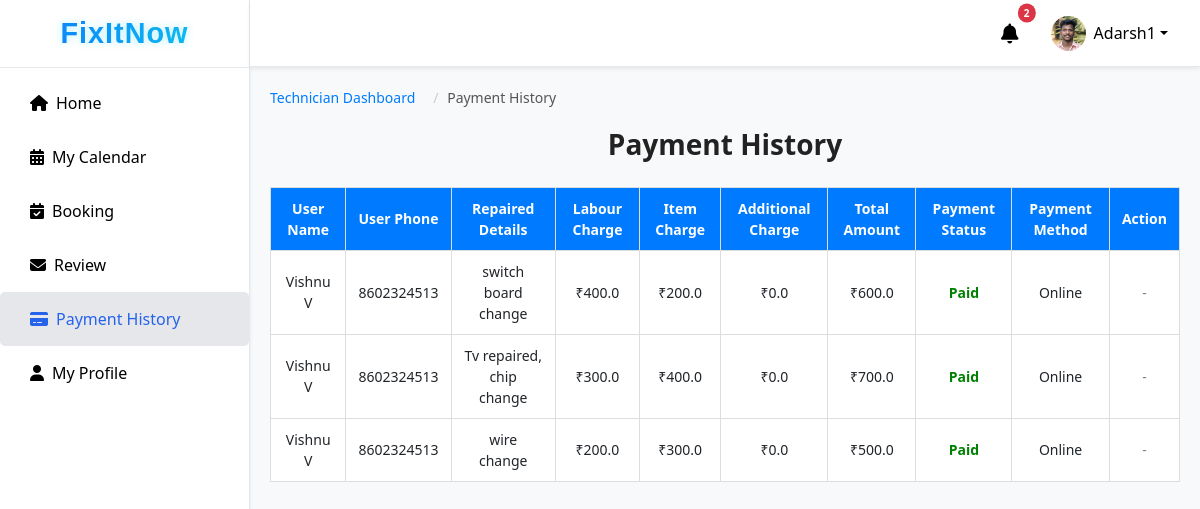
Page /technician/payment-history/ (signed in) on the committed database.
### fixapp/models.py (models this page shows, shortened)
class TechnicianRequest(models.Model):
    full_name = models.CharField(max_length=100)
    username = models.CharField(max_length=50, unique=True, null=True, blank=True)
    email = models.EmailField()
    phone = models.CharField(max_length=15)
    city = models.CharField(max_length=50)
    category = models.CharField(max_length=50)
    experience = models.PositiveIntegerField()
    profile_image = models.ImageField(upload_to="technician_profiles/", null=True, blank=True)
    document = models.FileField(upload_to="technician_docs/")
    id_proof = models.FileField(upload_to="id_proofs/", null=True, blank=True)
    password = models.CharField(max_length=128, null=True, blank=True)
    status = models.CharField(max_length=20, default="Pending")
    applied_on = models.DateTimeField(auto_now_add=True)
    latitude = models.FloatField(null=True, blank=True)
    longitude = models.FloatField(null=True, blank=True)

class Payment(models.Model):
    booking = models.OneToOneField(Booking, on_delete=models.CASCADE)
    repair_description = models.TextField(blank=True, null=True)
    labour_charge = models.FloatField(default=0)
    item_charge = models.FloatField(default=0)
    additional_charge = models.FloatField(default=0)
    total_amount = models.FloatField(default=0)
    payment_status = models.CharField(max_length=20, choices=[('Pending','Pending'),('Paid','Paid')], default='Pending')
    payment_date = models.DateTimeField(auto_now_add=True)
    payment_method = models.CharField(max_length=20, blank=True, null=True)

class Booking(models.Model):
    user = models.ForeignKey(UserRegistration, on_delete=models.CASCADE)
    technician = models.ForeignKey(TechnicianRequest, on_delete=models.CASCADE)
    date = models.DateField()
    time_slot = models.CharField(max_length=50)
    status = models.CharField(max_length=20, choices=[
        ('Booked','Booked'),
        ('Cancelled','Cancelled'),
        ('Accepted','Accepted'),
        ('Rejected','Rejected'),
        ('Completed','Completed')
    ], default='Booked')
    repair_details = models.TextField(blank=True, null=True)
    created_on = models.DateTimeField(auto_now_add=True)

class UserRegistration(models.Model):
    full_name = models.CharField(max_length=100)
    username = models.CharField(max_length=150, unique=True)
    email = models.EmailField(unique=True)
    password = models.CharField(max_length=128)  # plain password
    phone = models.CharField(max_length=15, null=True, blank=True)
    profile_image = models.ImageField(upload_to="user_profiles/", null=True, blank=True)
    city = models.CharField(max_length=100, blank=True, null=True)
    address = models.TextField(blank=True, null=True)
    latitude = models.FloatField(blank=True, null=True)
    longitude = models.FloatField(blank=True, null=True)
    registered_on = models.DateTimeField(default=timezone.now)

### fixapp/views.py (the view)
# urls.py: path('technician/payment-history/', views.technician_payment_history, name='technician_payment_history'),
def technician_payment_history(request):
    tech_id = request.session.get("technician_id")
    if not tech_id:
        messages.error(request, "Please login first.")
        return redirect("login")
    technician = TechnicianRequest.objects.get(id=tech_id)
    payments = Payment.objects.filter(booking__technician=technician).order_by('-payment_date')
    notifications = Notification.objects.filter(
        recipient_type__in=["technicians", "both"],
        created_on__gte=technician.applied_on  # use applied_on
    ).order_by('-created_on')
    return render(request, "technician_page/technician_payment_history.html", {
        "technician": technician,
        "payments": payments,
        "notifications": notifications
    })

### fixapp/context_processors.py (called while the page is built)
def notifications_processor(request):
    notifications = []
    if request.session.get('user_id'):
        notifications = Notification.objects.filter(
            recipient_type__in=["users", "both"]
        ).order_by('-created_on')
    return {'notifications': notifications}

def technician_notifications_processor(request):
    notifications = []
    if request.session.get('technician_id'):
        notifications = Notification.objects.filter(
            recipient_type__in=["technicians", "both"]
        ).order_by('-created_on')
    return {'tech_notifications': notifications}

### templates/technician_page/technician_payment_history.html
{% extends 'technician_page/technician_dashboard.html' %}
{% load static %}
{% block tech_payment_history %}
<div class="payment-history-container">
    <nav aria-label="breadcrumb">
        <ol class="breadcrumb tech-breadcrumb">
            <li class="breadcrumb-item"><a href="{% url 'technician_home' %}">Technician Dashboard</a></li>
            <li class="breadcrumb-item active" aria-current="page">Payment History</li>
        </ol>
    </nav>
    <h2>Payment History</h2>
    <table class="payment-history-table">
        <thead>
            <tr>
                <th>User Name</th>
                <th>User Phone</th>
                <th>Repaired Details</th>
                <th>Labour Charge</th>
                <th>Item Charge</th>
                <th>Additional Charge</th>
                <th>Total Amount</th>
                <th>Payment Status</th>
                <th>Payment Method</th>
                <th>Action</th>
            </tr>
        </thead>
        <tbody>
            {% for payment in payments %}
            <tr>
                <td>{{ payment.booking.user.full_name }}</td>
                <td>{{ payment.booking.user.phone }}</td>
                <td>{{ payment.repair_description }}</td>
                <td>₹{{ payment.labour_charge }}</td>
                <td>₹{{ payment.item_charge }}</td>
                <td>₹{{ payment.additional_charge }}</td>
                <td>₹{{ payment.total_amount }}</td>
                <td>
                    {% if payment.payment_status == "Pending" %}
                    <span class="status-pendings">Pending </span>
                    {% elif payment.payment_status == "Paid" %}
                    <span class="status-paid">Paid </span>
                    {% endif %}
                </td>
                <td>{{ payment.payment_method|default:"-" }}</td>
                <td>
                    {% if payment.payment_status == "Pending" %}
                    <form method="POST" action="{% url 'delete_payment' payment.id %}">
                        {% csrf_token %}
                        <button type="submit" class="tech-cancel-btn">Cancel</button>
                    </form>
                    {% else %}
                        <span style="color: grey;">-</span>
                    {% endif %}
                </td>
            </tr>
            {% empty %}
            <tr>
                <td colspan="10" style="text-align:center;">No payment records found</td>
            </tr>
            {% endfor %}
        </tbody>
    </table>
</div>
{% endblock %}

### templates/technician_page/technician_dashboard.html (shortened to what this page needs)
{% load static %}
<!DOCTYPE html>
<html lang="en">
<head>
  <link href="https://cdn.jsdelivr.net/npm/bootstrap@5.3.2/dist/css/bootstrap.min.css" rel="stylesheet">
  <link href="https://cdn.jsdelivr.net/npm/bootstrap-icons@1.11.1/font/bootstrap-icons.css" rel="stylesheet">
  <link href="https://cdnjs.cloudflare.com/ajax/libs/font-awesome/6.4.0/css/all.min.css" rel="stylesheet">
  <link rel="stylesheet" href="{% static 'css/admin_dashboard.css' %}">
</head>
<body>
  <div class="d-flex">
    <nav id="sidebar" class="sidebar d-flex flex-column shadow-sm ">
      <div class="sidebar-header p-3 text-center">
        <h3 class="logo">FixItNow</h3>
      </div>
      <div class="sidebar-menu flex-grow-1">
        <ul class="nav flex-column mt-2">
          <li class="nav-item">
            <a href="{% url 'technician_home' %}"
              class="nav-link {% if request.resolver_match.url_name == 'technician_home' %}active{% endif %}">
              <i class="fas fa-home me-2"></i>Home
            </a>
          </li>
          {% if technician.status == "Approved" %}
          <li class="nav-item">
            <a href="{% url 'technician_calendar' %}"
              class="nav-link {% if request.resolver_match.url_name == 'technician_calendar' %}active{% endif %}">
              <i class="fas fa-calendar-alt me-2"></i>My Calendar
            </a>
          </li>
          <li class="nav-item"><a href="{% url 'technician_bookings' %}"
              class="nav-link {% if request.resolver_match.url_name == 'technician_bookings' %}active{% endif %}">
              <i class="fas fa-calendar-check me-2"></i>Booking</a>
          </li>
          <li class="nav-item"><a href="{% url 'technician_feedbacks' %}"
            class="nav-link {% if request.resolver_match.url_name == 'technician_feedbacks' %}active{% endif %} ">
            <i class="fas fa-envelope me-2"></i>Review</a>
          </li>
          <li class="nav-item">
            <a href="{% url 'technician_payment_history' %}"
              class="nav-link {% if request.resolver_match.url_name == 'technician_payment_history' %}active{% endif %}">
              <i class="fas fa-credit-card me-2"></i>Payment History
            </a>
          </li>
          <li class="nav-item">
            <a href="{% url 'technician_profile' %}"
              class="nav-link {% if request.resolver_match.url_name == 'technician_profile' %}active{% endif %}">
              <i class="fas fa-user me-2"></i>My Profile
            </a>
          </li>
          {% endif %}
        </ul>
      </div>
    </nav>
    <div class="flex-grow-1 main-area">
      <nav class="navbar navbar-expand-lg topbar shadow-sm px-4 d-flex justify-content-end">
        <ul class="navbar-nav d-flex align-items-center">
          <li class="nav-item dropdown me-3">
            <a class="nav-link position-relative" href="#" id="techNotificationDropdown" role="button"
              data-bs-toggle="dropdown" aria-expanded="false">
              <i class="fas fa-bell fa-lg"></i>
              {% if notifications.count %}
              <span class="badge-count">{{ notifications.count }}</span>
              {% endif %}
            </a>
          </li>
          {% if technician %}
          <li class="nav-item dropdown">
            <a class="nav-link dropdown-toggle d-flex align-items-center" href="#" role="button"
              data-bs-toggle="dropdown" aria-expanded="false">
              <img src="{{ technician.profile_image.url }}" alt="profile" class="rounded-circle me-2 profile-pic"
                width="35" height="35">
              {{ technician.username }}
            </a>
          </li>
          {% endif %}
        </ul>
      </nav>
      {% block tech_payment_history %}
      {% endblock %}
    </div>
  </div>
</body>
</html>

### static/css/admin_dashboard.css (style rules this page uses)
body, html { height: 100%; margin: 0; font-family: "Segoe UI", sans-serif; }
.sidebar { width: 250px; height: 100vh; background-color: #ffffff; color: #000000; border-right: 1px solid #e5e7eb; position: fixed; overflow-y: auto; }
.sidebar-header { flex-shrink: 0; border-bottom: 1px solid #e5e7eb; background: #fff; }
.sidebar .logo { font-family: "Poppins", sans-serif; font-size: 1.8rem; font-weight: 700; letter-spacing: 1px; margin: 0; background: linear-gradient(90deg, #0d6efd, #0dcaf0); -webkit-background-clip: text; -webkit-text-fill-color: transparent; text-shadow: 0 0 8px rgba(13, 202, 240, 0.3); animation: logo-glow 3s infinite alternate; }
.sidebar-menu { overflow-y: auto; flex-grow: 1; }
.sidebar .nav-link { color: #000000; font-size: 16px; padding: 15px 5px; transition: background 0.2s, color 0.2s; padding-left: 30px; }
.nav-link:hover, .nav-link.active { background-color: #e5e7eb; color: #2563eb !important; border-radius: 5px; }
.main-area { margin-left: 250px; display: flex; flex-direction: column; height: 100vh; }
.topbar { background-color: #ffffff; border-bottom: 1px solid #e5e7eb; color: #000000; height: 67px; flex-shrink: 0; position: sticky; top: 0; z-index: 10; align-items: center; }
.topbar .navbar-nav .nav-link { color: #000000; }
.topbar .profile-pic { width: 35px; height: 35px; object-fit: cover; }
.breadcrumb { padding: 8px 15px; margin-bottom: 40px; list-style: none; background-color: #f5f5f5; border-radius: 4px; }
.breadcrumb-item { display: inline; font-size: 14px; }
.breadcrumb-item + .breadcrumb-item::before { padding: 0 5px; color: #ccc; content: "/\00a0"; }
.breadcrumb-item a { color: #6c757d; text-decoration: none; }
.breadcrumb-item.active { color: #0275d8; }
.breadcrumb { background: transparent; padding: 0; margin-bottom: 20px; }
.badge-count { position: absolute; top: 0; right: 0; transform: translate(50%, -50%); background-color: #dc3545; color: #fff; font-size: 10px; padding: 2px 6px; border-radius: 50%; font-weight: bold; }
.breadcrumb a { text-decoration: none; color: #0077cc; transition: color 0.3s; }
.breadcrumb-item a { text-decoration: none; color: #007bff; }
.breadcrumb-item.active { color: #6c757d; }
.breadcrumb { background: none; padding-left: 0; margin-bottom: 20px; font-size: 14px; }
.breadcrumb a { color: #007bff; text-decoration: none; }
.breadcrumb .active { color: #555; }
.tech-breadcrumb { background: none; padding-left: 0; margin-bottom: 20px; font-size: 14px; list-style: none; display: flex; gap: 5px; }
.tech-breadcrumb a { text-decoration: none; color: #007bff; }
.tech-breadcrumb .active { color: #555; }
.tech-breadcrumb { background: none; padding-left: 0; margin-bottom: 20px; font-size: 14px; display: flex; gap: 5px; }
.text-center { text-align: center; }
.status-paid { color: green; font-weight: bold; }
.payment-history-container { padding: 20px; background-color: #f8f9fa; height: 100%; }
.payment-history-container h2 { text-align: center; margin-bottom: 25px; font-size: 28px; font-weight: 600; color: #222; }
.payment-history-table { width: 100%; border-collapse: collapse; margin-bottom: 20px; }
.payment-history-table th, .payment-history-table td { border: 1px solid rgba(0,0,0,0.1); padding: 12px 15px; text-align: center; font-size: 14px; background-color: #fff; }
.payment-history-table th { background-color: rgba(0, 123, 255, 0.2); color: #000; font-weight: 600; }
.payment-history-table tr:nth-child(even) { background-color: #fff; }
.payment-history-table { width: 100%; border-collapse: collapse; margin-top: 20px; }
.payment-history-table th, .payment-history-table td { border: 1px solid #ddd; padding: 10px 12px; text-align: center; font-size: 14px; }
.payment-history-table th { background-color: #007bff; color: #fff; font-weight: 600; }
.payment-history-table tr:nth-child(even) { background-color: #f9f9f9; }

### rows in the picture
TechnicianRequest: profile_image (picture), username "Adarsh1"
Payment: booking.user.full_name "Vishnu V", booking.user.phone "8602324513", repair_description "switch board change", labour_charge "400.0", item_charge "200.0", additional_charge "0.0", total_amount "600.0", payment_status "Paid", payment_method "Online"
Payment: booking.user.full_name "Vishnu V", booking.user.phone "8602324513", repair_description "Tv repaired, chip change", labour_charge "300.0", item_charge "400.0", additional_charge "0.0", total_amount "700.0", payment_status "Paid", payment_method "Online"
Payment: booking.user.full_name "Vishnu V", booking.user.phone "8602324513", repair_description "wire change", labour_charge "200.0", item_charge "300.0", additional_charge "0.0", total_amount "500.0", payment_status "Paid", payment_method "Online"

### other values in the picture
{{ notifications.count }} "2"
